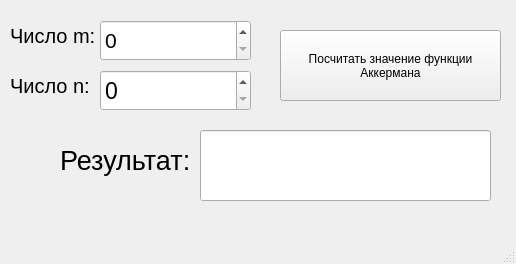
<?xml version="1.0" encoding="UTF-8"?>
<ui version="4.0">
 <class>MainWindow</class>
 <widget class="QMainWindow" name="MainWindow">
  <property name="geometry">
   <rect>
    <x>0</x>
    <y>0</y>
    <width>516</width>
    <height>264</height>
   </rect>
  </property>
  <property name="windowTitle">
   <string>Функция Аккермана</string>
  </property>
  <widget class="QWidget" name="centralwidget">
   <widget class="QSpinBox" name="spinBox">
    <property name="geometry">
     <rect>
      <x>100</x>
      <y>20</y>
      <width>151</width>
      <height>41</height>
     </rect>
    </property>
    <property name="font">
     <font>
      <pointsize>16</pointsize>
     </font>
    </property>
    <property name="maximum">
     <number>10000000</number>
    </property>
   </widget>
   <widget class="QSpinBox" name="spinBox_2">
    <property name="geometry">
     <rect>
      <x>100</x>
      <y>70</y>
      <width>151</width>
      <height>41</height>
     </rect>
    </property>
    <property name="font">
     <font>
      <pointsize>17</pointsize>
     </font>
    </property>
    <property name="maximum">
     <number>10000000</number>
    </property>
   </widget>
   <widget class="QLineEdit" name="lineEdit">
    <property name="geometry">
     <rect>
      <x>200</x>
      <y>130</y>
      <width>291</width>
      <height>71</height>
     </rect>
    </property>
    <property name="font">
     <font>
      <pointsize>19</pointsize>
     </font>
    </property>
    <property name="readOnly">
     <bool>true</bool>
    </property>
   </widget>
   <widget class="QPushButton" name="pushButton">
    <property name="geometry">
     <rect>
      <x>280</x>
      <y>30</y>
      <width>221</width>
      <height>71</height>
     </rect>
    </property>
    <property name="text">
     <string>Посчитать значение функции
Аккермана</string>
    </property>
   </widget>
   <widget class="QLabel" name="label">
    <property name="geometry">
     <rect>
      <x>10</x>
      <y>20</y>
      <width>101</width>
      <height>31</height>
     </rect>
    </property>
    <property name="font">
     <font>
      <pointsize>15</pointsize>
     </font>
    </property>
    <property name="text">
     <string>Число m:</string>
    </property>
   </widget>
   <widget class="QLabel" name="label_2">
    <property name="geometry">
     <rect>
      <x>10</x>
      <y>70</y>
      <width>101</width>
      <height>31</height>
     </rect>
    </property>
    <property name="font">
     <font>
      <pointsize>15</pointsize>
     </font>
    </property>
    <property name="text">
     <string>Число n:</string>
    </property>
   </widget>
   <widget class="QLabel" name="label_3">
    <property name="geometry">
     <rect>
      <x>60</x>
      <y>140</y>
      <width>141</width>
      <height>41</height>
     </rect>
    </property>
    <property name="font">
     <font>
      <pointsize>20</pointsize>
     </font>
    </property>
    <property name="text">
     <string>Результат:</string>
    </property>
   </widget>
  </widget>
  <widget class="QMenuBar" name="menubar">
   <property name="geometry">
    <rect>
     <x>0</x>
     <y>0</y>
     <width>516</width>
     <height>22</height>
    </rect>
   </property>
  </widget>
  <widget class="QStatusBar" name="statusbar"/>
 </widget>
 <resources/>
 <connections/>
</ui>
